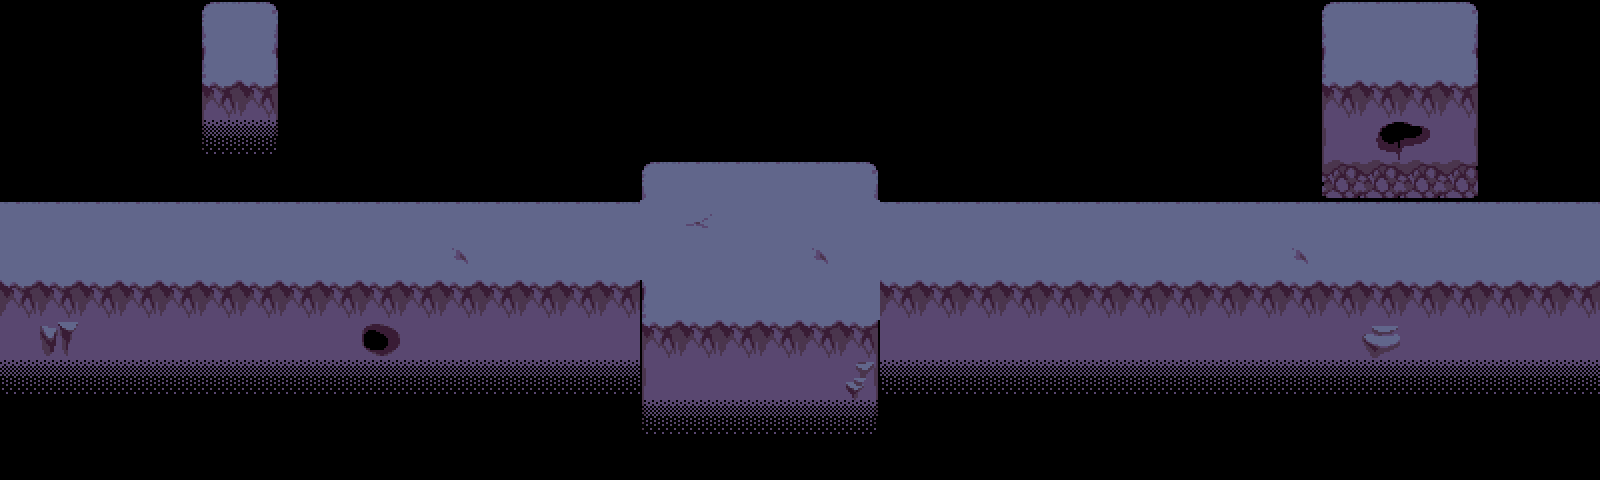

Below is a game level as drawn by its tile map, then a one-line description and the .tmx file that defines it, in full:
An orthogonal 40x12 tile map with 40x40 px tiles, 2 tile layers (Calque de Tuiles 1, Calque de Tuiles 2) and 13 objects (2x transition, sprite, script, spawn, entry_l, ...).

<map version="1.10" tiledversion="1.10.0" orientation="orthogonal" renderorder="right-down" width="40" height="12" tilewidth="40" tileheight="40" infinite="0" nextlayerid="6" nextobjectid="14">
 <editorsettings>
  <export target="data.lua" format="lua" />
 </editorsettings>
 <properties>
  <property name="music" value="creepylandscape" />
  <property name="name" value="Depths - ???" />
 </properties>
 <tileset firstgid="1" source="../../tilesets/dark.tsx" />
 <layer id="1" name="Calque de Tuiles 1" width="40" height="12">
  <data encoding="csv">
0,0,0,0,0,2,4,0,0,0,0,0,0,0,0,0,0,0,0,0,0,0,0,0,0,0,0,0,0,0,0,0,0,2,3,3,4,0,0,0,
0,0,0,0,0,12,14,0,0,0,0,0,0,0,0,0,0,0,0,0,0,0,0,0,0,0,0,0,0,0,0,0,0,12,13,13,14,0,0,0,
0,0,0,0,0,17,19,0,0,0,0,0,0,0,0,0,0,0,0,0,0,0,0,0,0,0,0,0,0,0,0,0,0,17,18,18,19,0,0,0,
0,0,0,0,0,22,24,0,0,0,0,0,0,0,0,0,0,0,0,0,0,0,0,0,0,0,0,0,0,0,0,0,0,22,23,23,24,0,0,0,
0,0,0,0,0,0,0,0,0,0,0,0,0,0,0,0,2,3,3,3,3,4,0,0,0,0,0,0,0,0,0,0,0,27,28,28,29,0,0,0,
3,3,3,3,3,3,3,3,3,3,3,3,3,3,3,3,8,11,8,8,8,8,3,3,3,3,3,3,3,3,3,3,3,3,3,3,3,3,3,3,
13,13,13,13,13,13,13,13,13,13,13,6,13,13,13,13,8,8,8,8,6,8,8,8,8,8,8,13,13,13,13,13,6,13,13,13,13,13,13,13,
18,18,18,18,18,18,18,18,18,18,18,18,18,18,18,18,12,13,8,8,13,8,18,18,18,18,18,18,18,18,18,18,18,18,18,18,18,18,18,18,
23,5,23,23,23,23,23,23,23,23,23,23,23,23,23,23,17,18,18,18,18,19,23,23,23,23,23,23,23,23,23,23,23,23,10,23,23,23,23,23,
23,23,23,23,23,23,23,23,23,23,23,23,23,23,23,23,22,23,23,23,23,26,23,23,23,23,23,23,23,23,23,23,23,23,23,23,23,23,23,23,
0,0,0,0,0,0,0,0,0,0,0,0,0,0,0,0,22,23,23,23,23,24,0,0,0,0,0,0,0,0,0,0,0,0,0,0,0,0,0,0,
0,0,0,0,0,0,0,0,0,0,0,0,0,0,0,0,0,0,0,0,0,0,0,0,0,0,0,0,0,0,0,0,0,0,0,0,0,0,0,0
</data>
 </layer>
 <layer id="2" name="Calque de Tuiles 2" width="40" height="12">
  <data encoding="csv">
0,0,0,0,0,0,0,0,0,0,0,0,0,0,0,0,0,0,0,0,0,0,0,0,0,0,0,0,0,0,0,0,0,0,0,0,0,0,0,0,
0,0,0,0,0,0,0,0,0,0,0,0,0,0,0,0,0,0,0,0,0,0,0,0,0,0,0,0,0,0,0,0,0,0,0,0,0,0,0,0,
0,0,0,0,0,0,0,0,0,0,0,0,0,0,0,0,0,0,0,0,0,0,0,0,0,0,0,0,0,0,0,0,0,0,0,0,0,0,0,0,
0,0,0,0,0,76,76,0,0,0,0,0,0,0,0,0,0,0,0,0,0,0,0,0,0,0,0,0,0,0,0,0,0,0,59,60,0,0,0,0,
0,0,0,0,0,0,0,0,0,0,0,0,0,0,0,0,0,0,0,0,0,0,0,0,0,0,0,0,0,0,0,0,0,0,0,0,0,0,0,0,
0,0,0,0,0,0,0,0,0,0,0,0,0,0,0,0,0,0,0,0,0,0,0,0,0,0,0,0,0,0,0,0,0,0,0,0,0,0,0,0,
0,0,0,0,0,0,0,0,0,0,0,0,0,0,0,0,0,0,0,0,0,0,0,0,0,0,0,0,0,0,0,0,0,0,0,0,0,0,0,0,
0,0,0,0,0,0,0,0,0,0,0,0,0,0,0,0,0,0,0,0,0,0,0,0,0,0,0,0,0,0,0,0,0,0,0,0,0,0,0,0,
0,0,0,0,0,0,0,0,0,25,0,0,0,0,0,0,0,0,0,0,0,0,0,0,0,0,0,0,0,0,0,0,0,0,0,0,0,0,0,0,
76,76,76,76,76,76,76,76,76,76,76,76,76,76,76,76,0,0,0,0,0,0,76,76,76,76,76,76,76,76,76,76,76,76,76,76,76,76,76,76,
0,0,0,0,0,0,0,0,0,0,0,0,0,0,0,0,76,76,76,76,76,76,0,0,0,0,0,0,0,0,0,0,0,0,0,0,0,0,0,0,
0,0,0,0,0,0,0,0,0,0,0,0,0,0,0,0,0,0,0,0,0,0,0,0,0,0,0,0,0,0,0,0,0,0,0,0,0,0,0,0
</data>
 </layer>
 <objectgroup color="#0000ff" id="3" name="collisions">
  <object id="8" x="0" y="160" width="640" height="40" />
  <object id="9" x="640" y="120" width="240" height="40" />
  <object id="10" x="880" y="160" width="720" height="40" />
  <object id="11" x="880" y="280" width="720" height="40" />
  <object id="12" x="640" y="320" width="240" height="40" />
  <object id="13" x="0" y="280" width="640" height="40" />
 </objectgroup>
 <objectgroup color="#ff00ff" id="4" name="objects">
  <object id="1" name="sprite" x="740" y="160" width="40" height="40">
   <properties>
    <property name="texture" value="dead_savepoint" />
   </properties>
  </object>
  <object id="4" name="transition" x="-40" y="200" width="40" height="80">
   <properties>
    <property name="map" value="depths_2" />
    <property name="marker" value="entry_r" />
   </properties>
  </object>
  <object id="5" name="transition" x="1600" y="200" width="40" height="80">
   <properties>
    <property name="map" value="depths_4" />
    <property name="marker" value="entry_l" />
   </properties>
  </object>
  <object id="7" name="script" x="600" y="200" width="40" height="80">
   <properties>
    <property name="cutscene" value="savepoint" />
   </properties>
  </object>
 </objectgroup>
 <objectgroup color="#aa00ff" id="5" name="markers">
  <object id="2" name="spawn" x="840" y="240">
   <point />
  </object>
  <object id="3" name="entry_l" x="40" y="240">
   <point />
  </object>
  <object id="6" name="entry_r" x="1560" y="240">
   <point />
  </object>
 </objectgroup>
</map>
